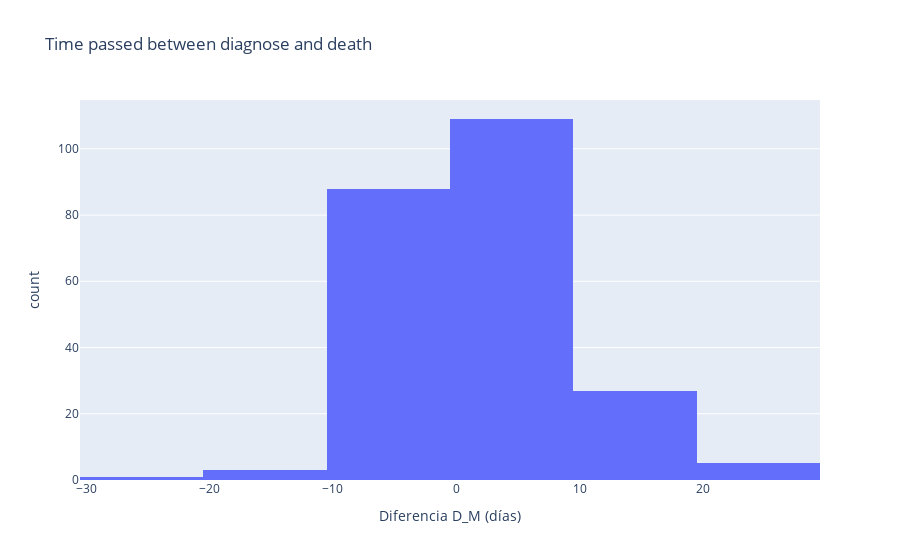

The cell this chart's notebook holds for it:
### Code cell
fig = px.histogram(df, x="Diferencia D_M (días)", nbins=10, title = "Time passed between diagnose and death")
fig.show()

### Figure 1 — Plotly figure (JSON) as saved in the notebook; plotly's stock layout.template omitted (floating-point values rounded to 4 significant figures; data arrays with more than 128 entries replaced by an {"elided": "..."} marker saying what was removed)
{"data": [{"alignmentgroup": "True", "bingroup": "x", "hovertemplate": "Diferencia D_M (días)=%{x}<br>count=%{y}<extra></extra>", "legendgroup": "", "marker": {"color": "#636efa"}, "name": "", "nbinsx": 10, "offsetgroup": "", "orientation": "v", "showlegend": false, "type": "histogram", "x": {"elided": "5142 int values"}, "xaxis": "x", "yaxis": "y"}], "layout": {"barmode": "relative", "legend": {"tracegroupgap": 0}, "title": {"text": "Time passed between diagnose and death"}, "xaxis": {"anchor": "y", "domain": [0, 1], "title": {"text": "Diferencia D_M (días)"}}, "yaxis": {"anchor": "x", "domain": [0, 1], "title": {"text": "count"}}}}
